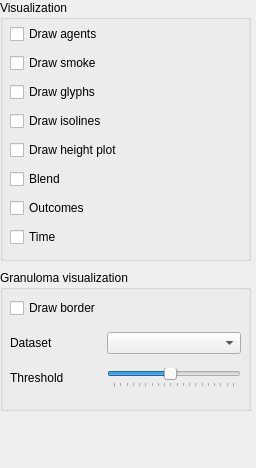
          <widget class="QWidget" name="tabVisualization">
           <property name="geometry">
            <rect>
             <x>0</x>
             <y>0</y>
             <width>256</width>
             <height>468</height>
            </rect>
           </property>
           <attribute name="label">
            <string>Visualization</string>
           </attribute>
           <widget class="QGroupBox" name="groupBoxVisualization">
            <property name="geometry">
             <rect>
              <x>0</x>
              <y>0</y>
              <width>251</width>
              <height>261</height>
             </rect>
            </property>
            <property name="toolTip">
             <string>shortcut: i</string>
            </property>
            <property name="title">
             <string>Visualization</string>
            </property>
            <widget class="QWidget" name="layoutWidgetVisualization">
             <property name="geometry">
              <rect>
               <x>10</x>
               <y>21</y>
               <width>231</width>
               <height>236</height>
              </rect>
             </property>
             <layout class="QVBoxLayout" name="verticalLayout_5">
              <item>
               <widget class="QCheckBox" name="checkBoxDrawAgents">
                <property name="toolTip">
                 <string>shortcut: a</string>
                </property>
                <property name="text">
                 <string>Draw agents</string>
                </property>
                <property name="checked">
                 <bool>false</bool>
                </property>
               </widget>
              </item>
              <item>
               <widget class="QCheckBox" name="checkBoxDrawSmoke">
                <property name="toolTip">
                 <string>shortcut: s</string>
                </property>
                <property name="text">
                 <string>Draw smoke</string>
                </property>
                <property name="checked">
                 <bool>false</bool>
                </property>
               </widget>
              </item>
              <item>
               <widget class="QCheckBox" name="checkBoxDrawGlyphs">
                <property name="toolTip">
                 <string>shortcut: g</string>
                </property>
                <property name="text">
                 <string>Draw glyphs</string>
                </property>
                <property name="checked">
                 <bool>false</bool>
                </property>
               </widget>
              </item>
              <item>
               <widget class="QCheckBox" name="checkBoxDrawIsolines">
                <property name="toolTip">
                 <string>shortcut: i</string>
                </property>
                <property name="text">
                 <string>Draw isolines</string>
                </property>
                <property name="checked">
                 <bool>false</bool>
                </property>
               </widget>
              </item>
              <item>
               <widget class="QCheckBox" name="checkBoxDrawHeightPlot">
                <property name="toolTip">
                 <string>shortcut: h</string>
                </property>
                <property name="text">
                 <string>Draw height plot</string>
                </property>
                <property name="checked">
                 <bool>false</bool>
                </property>
               </widget>
              </item>
              <item>
               <widget class="QCheckBox" name="checkBoxBlend">
                <property name="text">
                 <string>Blend</string>
                </property>
                <property name="checked">
                 <bool>false</bool>
                </property>
               </widget>
              </item>
              <item>
               <widget class="QCheckBox" name="checkBoxDrawOutcomes">
                <property name="text">
                 <string>Outcomes</string>
                </property>
                <property name="checked">
                 <bool>false</bool>
                </property>
               </widget>
              </item>
              <item>
               <widget class="QCheckBox" name="checkBoxDrawTime">
                <property name="text">
                 <string>Time</string>
                </property>
                <property name="checked">
                 <bool>false</bool>
                </property>
               </widget>
              </item>
             </layout>
            </widget>
           </widget>
           <widget class="QGroupBox" name="groupBoxGranulomaVisualization">
            <property name="geometry">
             <rect>
              <x>0</x>
              <y>270</y>
              <width>251</width>
              <height>141</height>
             </rect>
            </property>
            <property name="title">
             <string>Granuloma visualization</string>
            </property>
            <widget class="QWidget" name="layoutWidget4">
             <property name="geometry">
              <rect>
               <x>10</x>
               <y>20</y>
               <width>231</width>
               <height>108</height>
              </rect>
             </property>
             <layout class="QGridLayout" name="gridLayout_13">
              <item row="0" column="0">
               <widget class="QCheckBox" name="checkBoxDrawGranulomaBorder">
                <property name="text">
                 <string>Draw border</string>
                </property>
               </widget>
              </item>
              <item row="3" column="0">
               <widget class="QLabel" name="labelGranulomaBorderThreshold">
                <property name="text">
                 <string>Threshold</string>
                </property>
               </widget>
              </item>
              <item row="3" column="1">
               <widget class="QSlider" name="horizontalSliderGranulomaBorderThreshold">
                <property name="minimum">
                 <number>1</number>
                </property>
                <property name="maximum">
                 <number>20</number>
                </property>
                <property name="value">
                 <number>10</number>
                </property>
                <property name="orientation">
                 <enum>Qt::Horizontal</enum>
                </property>
                <property name="tickPosition">
                 <enum>QSlider::TicksBelow</enum>
                </property>
                <property name="tickInterval">
                 <number>1</number>
                </property>
               </widget>
              </item>
              <item row="1" column="0">
               <widget class="QLabel" name="labelGranulomaDataset">
                <property name="text">
                 <string>Dataset</string>
                </property>
               </widget>
              </item>
              <item row="1" column="1">
               <widget class="QComboBox" name="comboBoxGranulomaDataset">
                <property name="enabled">
                 <bool>true</bool>
                </property>
               </widget>
              </item>
             </layout>
            </widget>
           </widget>
          </widget>
